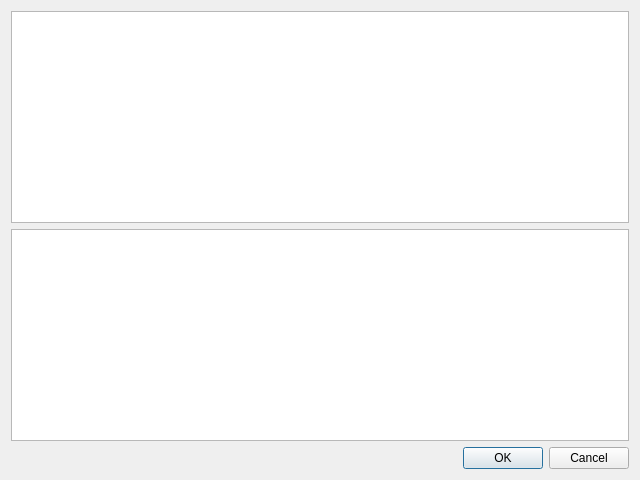
<?xml version="1.0" encoding="UTF-8"?>
<ui version="4.0">
 <class>BallCalcResults</class>
 <widget class="QDialog" name="BallCalcResults">
  <property name="geometry">
   <rect>
    <x>0</x>
    <y>0</y>
    <width>640</width>
    <height>480</height>
   </rect>
  </property>
  <property name="windowTitle">
   <string>Dialog</string>
  </property>
  <layout class="QVBoxLayout" name="verticalLayout">
   <item>
    <widget class="QTableWidget" name="ballCalcResTableWidget"/>
   </item>
   <item>
    <widget class="QGraphicsView" name="ballCalcGraphicsView"/>
   </item>
   <item>
    <widget class="QDialogButtonBox" name="buttonBox">
     <property name="orientation">
      <enum>Qt::Horizontal</enum>
     </property>
     <property name="standardButtons">
      <set>QDialogButtonBox::Cancel|QDialogButtonBox::Ok</set>
     </property>
    </widget>
   </item>
  </layout>
 </widget>
 <resources/>
 <connections>
  <connection>
   <sender>buttonBox</sender>
   <signal>accepted()</signal>
   <receiver>BallCalcResults</receiver>
   <slot>accept()</slot>
   <hints>
    <hint type="sourcelabel">
     <x>248</x>
     <y>254</y>
    </hint>
    <hint type="destinationlabel">
     <x>157</x>
     <y>274</y>
    </hint>
   </hints>
  </connection>
  <connection>
   <sender>buttonBox</sender>
   <signal>rejected()</signal>
   <receiver>BallCalcResults</receiver>
   <slot>reject()</slot>
   <hints>
    <hint type="sourcelabel">
     <x>316</x>
     <y>260</y>
    </hint>
    <hint type="destinationlabel">
     <x>286</x>
     <y>274</y>
    </hint>
   </hints>
  </connection>
 </connections>
</ui>
